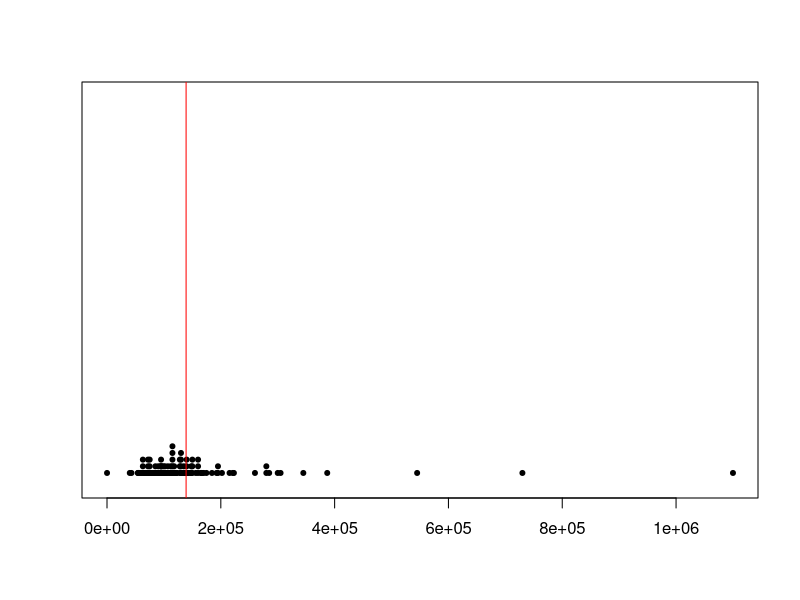
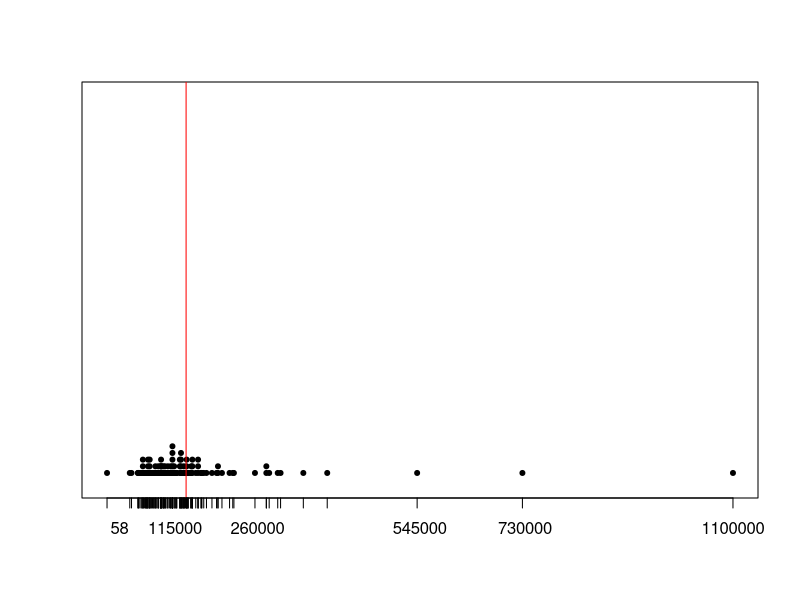
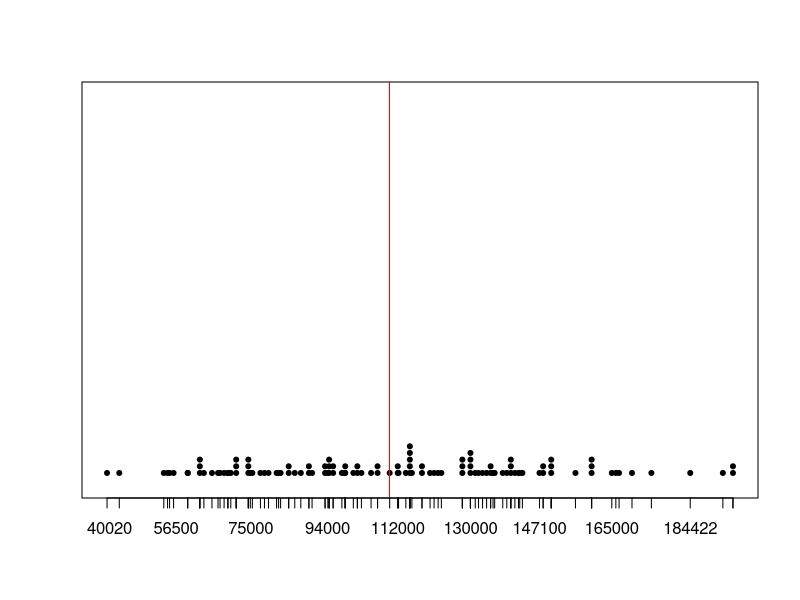

R code for these plots, in order:
install.packages("sqldf")
library(sqldf)

#-------------------------------------------------------------------------------
# Load data set
rawData <- read.csv(file="./data/6000/world_salaries_6000.csv")
# Quick summary
summary(rawData)
class(rawData)

#-------------------------------------------------------------------------------
# Different countries had different ranges of salaries. 
# So it's better to concentrate on 1 specific country that has the most records in a data set:
table(rawData$Currency)

# Most of the records (5197) are from USA. Lets work with them:
usa_data <- sqldf('SELECT *
                  FROM rawData
                  WHERE Currency = "USD"')

#-------------------------------------------------------------------------------
head(usa_data)
class(usa_data$Annual.salary)
# Annual salary column is character. It should be converted to numbers

# Step 1 - remove comma symbols
usa_data$Annual.salary <- gsub(",","",usa_data$Annual.salary)
head(usa_data$Annual.salary)

# Step 2 - use regex to find any Annual.salary that needs additional cleaning
# Reference: https://stackoverflow.com/a/49913163/8661297
which(!grepl('^[0-9]', usa_data$Annual.salary))
# integer(0) - means that all values are valid numbers

# Step 3 - convert Annual.salary to numbers
usa_data$Annual.salary <- as.numeric(usa_data$Annual.salary)
class(usa_data$Annual.salary)

#-------------------------------------------------------------------------------
head(usa_data)
head(usa_data$Other.monetary.comp)
class(usa_data$Other.monetary.comp)

# Replace all NA with 0
# Reference: https://stackoverflow.com/a/8166616/8661297
usa_data$Other.monetary.comp[is.na(usa_data$Other.monetary.comp)] <- 0
head(usa_data$Other.monetary.comp)

#-------------------------------------------------------------------------------
head(usa_data)
head(usa_data$Country)
table(usa_data$Country)
# Looks like filtering by currency was not enough. 
# There is a dozen of different ways USA is written down. 
# Also some countries here are not USA. 
# I will use regex to filter out all non USA records that I can be seen from a table(usa_data$Country)
# Similar websites are useful for regex creation: https://regex101.com/
# (?!.*?(located|Bermuda|Canada|Cayman Islands|Colombia|Contracts|Denmark|England|France|Germany|ISA|Japan|Kuwait|Mexico|Sri lanka|Sweden|U.A.|United Kingdom|Worldwide))^.*$
exclude_non_usa_regex <- "(?!.*?(located|Bermuda|Canada|Cayman Islands|Colombia|Contracts|Denmark|England|France|Germany|ISA|Japan|Kuwait|Mexico|Sri lanka|Sweden|U.A.|United Kingdom|Worldwide))^.*$"
usa_country_ids <- which(grepl(exclude_non_usa_regex, usa_data$Country, perl = TRUE))

# perl = TRUE reference: https://stackoverflow.com/a/31547274/8661297

# Now save filtered values to a new data.frame
usa_filtered_data <- usa_data[usa_country_ids,]
head(usa_filtered_data)

# Rename all Country values to USA
usa_filtered_data$Country <- "USA"
head(usa_filtered_data)

#-------------------------------------------------------------------------------
# Time to combine Annual.salary and Other.monetary.comp into a new column
# called annual income
usa_filtered_data$Annual.income <- 
  usa_filtered_data$Annual.salary + usa_filtered_data$Other.monetary.comp
head(usa_filtered_data)

#-------------------------------------------------------------------------------
# Analyze non income columns that might come in handy
table(usa_filtered_data$How.old.are.you.) # This can be used later for demographics chart
table(usa_filtered_data$Industry) # I have no ideas about this one
table(usa_filtered_data$Job.title) # I could check all the jobs that are related to mine
table(usa_filtered_data$Overall.years.of.professional.experience) # Might use for correlation analysis
table(usa_filtered_data$Years.of.experience.in.field) # Might use for correlation analysis
table(usa_filtered_data$Highest.level.of.education.completed) # Might use for correlation analysis

#-------------------------------------------------------------------------------
# What if there was a way to input your Job title and experience into an app
# that would generate salary percentiles for you:
# getMySalaryExpectation(job, experience):
#   Min: xxx
#   25 percentile: xxx
#   Median: xxx
#   Mean: xxx
#   75 percentile: xxx
#   Max: xxx
# Questions to answer: 
# 1. How complicated is it to prepare a model for such app?
# 2. What is the algorithm?
# 3. Additional questions to consider
# 4. Is there any way to improve questionnaire?

#-------------------------------------------------------------------------------
# Try to filter out all software related jobs.
# SDET stands for Software Developer In Test
# Related jobs are Quality Assurance Engineer (QA)
# Software Developer and similar. Use table() to see the list of all jobs
table(usa_filtered_data$Job.title)

# Too many jobs have only 1 record. Need to try to filter out

# Step 1 - Make them all lower case and trim spaces
usa_filtered_data$Job.title <- trimws(tolower(usa_filtered_data$Job.title))
jobTitleTable <- table(usa_filtered_data$Job.title)
jobTitleDF <- data.frame(jobTitleTable)
names(jobTitleDF)

# Step 2 - Pull all jobs containing key words
softwareJobs <- sqldf('SELECT *
                         FROM jobTitleDF
                        WHERE Var1 LIKE "%sdet%"
                           OR Var1 LIKE "%qa%"
                           OR Var1 LIKE "%software%"
                           OR Var1 LIKE "%developer%"
                           OR Var1 LIKE "%quality%"
                           OR Var1 LIKE "%assurance%"')

# Step 2 - filter out extra pulled jobs, like managers
softwareJobs <- sqldf('SELECT *
                         FROM softwareJobs
                        WHERE Var1 NOT LIKE "%designer%"
                          AND Var1 NOT LIKE "%director%"
                          AND Var1 NOT LIKE "%manager%"
                          AND Var1 NOT LIKE "%curriculum%"
                          AND Var1 NOT LIKE "%team lead%"
                          AND Var1 NOT LIKE "%architect%"
                          AND Var1 NOT LIKE "%consultant%"
                          AND Var1 NOT LIKE "%chemist%"
                          AND Var1 NOT LIKE "%elearning%"
                          AND Var1 NOT LIKE "%content%"
                          AND Var1 NOT LIKE "%quality improvement associate%"
                          AND Var1 NOT LIKE "%coordinator%"
                          AND Var1 NOT LIKE "%engineering lead%"
                          AND Var1 NOT LIKE "%analyst%"
                          AND Var1 NOT LIKE "%support%"
                          AND Var1 NOT LIKE "%coordinator%"
                          AND Var1 NOT LIKE "%process%"
                          AND Var1 NOT LIKE "%product%"
                          AND Var1 NOT LIKE "%parts%"
                          AND Var1 NOT LIKE "%staff%"
                          AND Var1 NOT LIKE "%instruct%"')

usa_software <- usa_filtered_data[usa_filtered_data$Job.title %in% softwareJobs$Var1,]
summary(usa_software$Annual.income)

#-------------------------------------------------------------------------------
# Looks like there are annual income outliers. 
# Visualization might help to filter them out
stripchart(usa_software$Annual.income, 
           method="stack",
           at=c(0.05),
           pch=20,
           frame.plot)
abline(v=mean(usa_software$Annual.income), col="red",)

# mean is far right, due to several outliers.
# need to filter them out, but first make labels more readable
stripchart(usa_software$Annual.income, 
           method="stack",
           at=c(0.05),
           pch=20,
           frame.plot,
           xaxt = "n")
abline(v=mean(usa_software$Annual.income), col="red",)
axis(1, at=usa_software$Annual.income, labels=format(usa_software$Annual.income, scientific=FALSE))
# reference: https://stackoverflow.com/a/5968136/8661297

# Now try filtering out and drawing again
no_outliers <- usa_software[usa_software$Annual.income < 200000 & usa_software$Annual.income > 1000,]
stripchart(no_outliers$Annual.income, 
           method="stack",
           at=c(0.05),
           pch=20,
           frame.plot,
           xaxt = "n")
abline(v=mean(no_outliers$Annual.income), col="red",)
axis(1, at=no_outliers$Annual.income, labels=format(no_outliers$Annual.income, scientific=FALSE))

head(no_outliers)
#-------------------------------------------------------------------------------
# Now need to group data by experience. 
# I will use Overall.years.of.professional.experience for that purpose
table(no_outliers$Years.of.experience.in.field)

# Need to add min/max experience columns, so that "between" filter can be used:
for (i in 1:length(no_outliers$Overall.years.of.professional.experience)) {
  if(no_outliers$Overall.years.of.professional.experience[i] == "1 year or less"){
    no_outliers$Experience.min[i] = 0
    no_outliers$Experience.max[i] = 1
  } else if(no_outliers$Overall.years.of.professional.experience[i] == "2 - 4 years") {
    no_outliers$Experience.min[i] = 2
    no_outliers$Experience.max[i] = 4
  }else if(no_outliers$Overall.years.of.professional.experience[i] == "5-7 years") {
    no_outliers$Experience.min[i] = 5
    no_outliers$Experience.max[i] = 7
  }else if(no_outliers$Overall.years.of.professional.experience[i] == "8 - 10 years") {
    no_outliers$Experience.min[i] = 8
    no_outliers$Experience.max[i] = 10
  }else if(no_outliers$Overall.years.of.professional.experience[i] == "11 - 20 years") {
    no_outliers$Experience.min[i] = 11
    no_outliers$Experience.max[i] = 20
  }else if(no_outliers$Overall.years.of.professional.experience[i] == "21 - 30 years") {
    no_outliers$Experience.min[i] = 21
    no_outliers$Experience.max[i] = 30
  }else if(no_outliers$Overall.years.of.professional.experience[i] == "31 - 40 years") {
    no_outliers$Experience.min[i] = 31
    no_outliers$Experience.max[i] = 199
  }
}
no_outliers

#-------------------------------------------------------------------------------
# Now we can create a getMySalaryExpectation function
# getMySalaryExpectation(job, experience):
#   Min: xxx
#   25 percentile: xxx
#   Median: xxx
#   Mean: xxx
#   75 percentile: xxx
#   Max: xxx
getMySalaryExpectation <- function(job, experience) {
  if(job=="software"){
    
    all_salaries <- no_outliers[
        no_outliers$Experience.min <= experience & 
        no_outliers$Experience.max >= experience,
      ]$Annual.income
    res <- summary(all_salaries)
    
    names(res)[1] <- "Min"
    names(res)[2] <- "25 percentile"
    names(res)[3] <- "Median"
    names(res)[4] <- "Mean"
    names(res)[5] <- "75 percentile"
    names(res)[6] <- "Max"
    
    return(res)
    
  } else {
    print("Only software related jobs are supported in this version")
    return(NA)
  }
}
getMySalaryExpectation("not software", 5)
getMySalaryExpectation("software", 1)
getMySalaryExpectation("software", 15)
getMySalaryExpectation("software", 50)

all_salaries <- no_outliers[
  no_outliers$Experience.min <= 1 & 
    no_outliers$Experience.max >= 1,
]$Annual.income
res <- summary(all_salaries)

names(res)[1] <- "Min"
names(res)[2] <- "25 percentile"
names(res)[3] <- "Median"
names(res)[4] <- "Mean"
names(res)[5] <- "75 percentile"
names(res)[6] <- "Max"

print(res)


#-------------------------------------------------------------------------------
# Park for later
#-------------------------------------------------------------------------------
# 1 clean currency data

# Show unique currencies
unique(rawData$Currency)

# Other is unidentifiable
# AUD/NZD (Australian Dollar / New Zealand Dollar) have an 8% difference 
initial_raw_data_size <- nrow(rawData)
initial_raw_data_size

rawData <- sqldf('SELECT *
                  FROM rawData
                  WHERE Currency NOT IN ("AUD/NZD", "Other")')
filtered_currency_size <- nrow(rawData)
filtered_currency_size

num_of_filtered_cur <- initial_raw_data_size - filtered_currency_size
num_of_filtered_cur

# as of 14 February
# Records with these values should be removed
# Conversion to USD ratios should be added as a new collumns for records that are left.
# X x conversion_ratio -> USD
# The ratios as of 14 February are the following:
# USD = 1.000
# GBP = 1.350
# CAD = 0.790
# EUR = 1.130
# CHF = 1.080
# ZAR = 0.066
# SEK = 0.110
# HKD = 0.130
